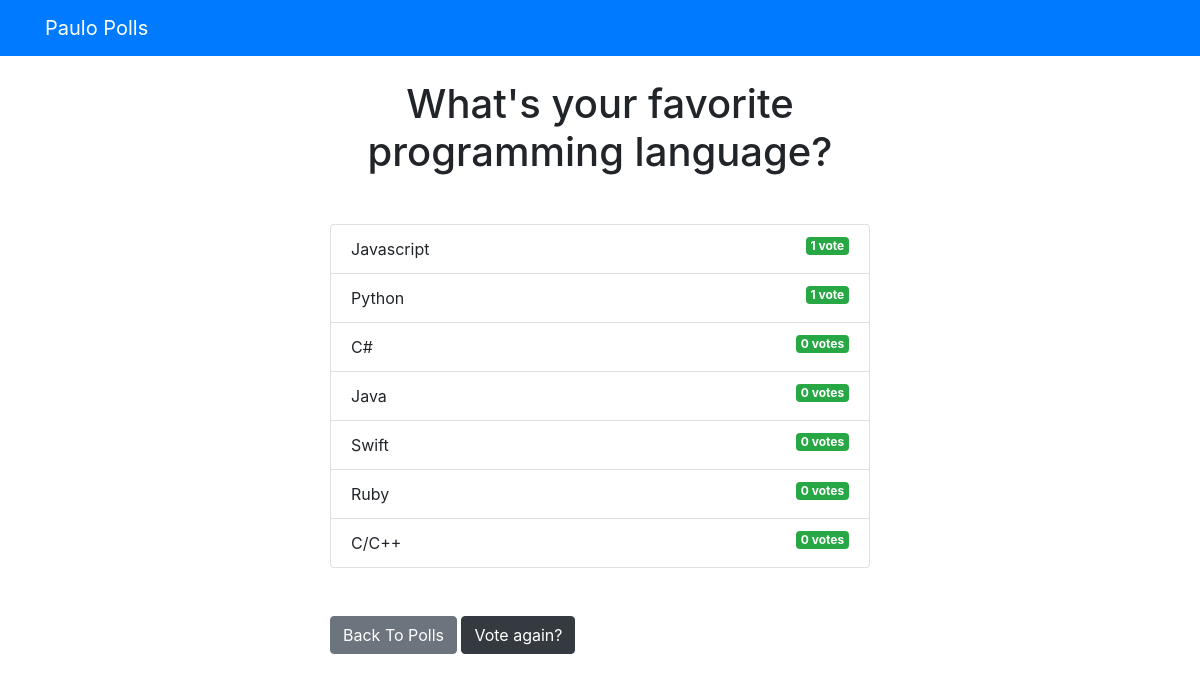
Screenshot of /polls/3/results/ with the database file from the repository.
### polls/models.py (models this page shows, shortened)
class Question(models.Model):
    question_text = models.CharField(max_length=200)
    pub_date = models.DateTimeField('date published')

class Choice(models.Model):
    question = models.ForeignKey(Question, on_delete=models.CASCADE)
    choice_text = models.CharField(max_length=200)
    votes = models.IntegerField(default=0)

### polls/views.py (the view)
# urls.py: path('<int:pk>/results/', views.ResultsView.as_view(), name='results'),
class ResultsView(generic.DetailView):
    model = Question
    template_name = 'polls/results.html'

### polls/templates/polls/results.html
{% extends 'base.html' %}
{% block content %}
<h1 class="mb-5 text-center">{{ question.question_text }}</h1>
<ul class="list-group mb-5">
	{% for choice in question.choice_set.all %}
	<li class="list-group-item">
		{{ choice.choice_text }}  <span class="badge badge-success float-right">{{ choice.votes }} vote{{ choice.votes | pluralize }}</span>
	</li>
	{% endfor %}
</ul>
<a class="btn btn-secondary" href="{% url 'polls:index' %}">Back To Polls</a>
<a class="btn btn-dark" href="{% url 'polls:detail' question.id %}">Vote again?</a>
{% endblock %}

### polls/templates/base.html (shortened to what this page needs)
<!DOCTYPE html>
<html lang="en">
  <head>
    <link
      rel="stylesheet"
      href="https://cdn.jsdelivr.net/npm/bootstrap@4.5.3/dist/css/bootstrap.min.css"
    />
  </head>
  <body>
      {% include 'partials/_navbar.html' %}
    <div class="container">
      <div class="row">
        <div class="col-md-6 m-auto">
          {% block content %}{% endblock %}
        </div>
      </div>
    </div>
  </body>
</html>

### polls/templates/partials/_navbar.html
<nav class="navbar navbar-dark bg-primary mb-4">
	<div class="container">
		<a class="navbar-brand" href="/">Paulo Polls</a>
	</div>
</nav>

### rows the page displays
Question: question_text "What's your favorite programming language?"
Choice: choice_text "Javascript", votes "1"
Choice: choice_text "Python", votes "1"
Choice: choice_text "C#", votes "0", votes|pluralize "s"
Choice: choice_text "Java", votes "0", votes|pluralize "s"
Choice: choice_text "Swift", votes "0", votes|pluralize "s"
Choice: choice_text "Ruby", votes "0", votes|pluralize "s"
Choice: choice_text "C/C++", votes "0", votes|pluralize "s"
